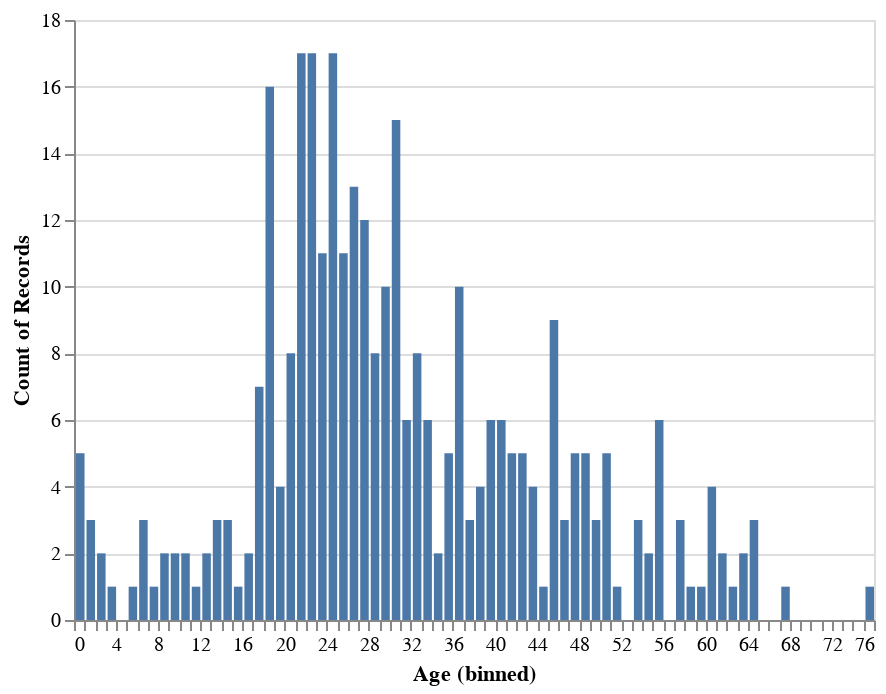

Write notebook code for a chart like this one.
### Code cell
alt.Chart(df_test_raw).mark_bar().encode(
    x=alt.X('Age', bin=alt.Bin(maxbins=80)),
    y='count():Q'
)

### Figure 1 — Vega-Lite specification as saved in the notebook (floating-point values rounded to 4 significant figures; data arrays with more than 128 entries replaced by an {"elided": "..."} marker saying what was removed)
{"$schema": "https://vega.github.io/schema/vega-lite/v3.4.0.json", "config": {"mark": {"tooltip": null}, "view": {"height": 300, "width": 400}}, "data": {"name": "data-28a2f940cf805af6abe57c64fd604ef5"}, "datasets": {"data-28a2f940cf805af6abe57c64fd604ef5": {"elided": "418 records"}}, "encoding": {"x": {"bin": {"maxbins": 80}, "field": "Age", "type": "quantitative"}, "y": {"aggregate": "count", "type": "quantitative"}}, "mark": "bar"}
